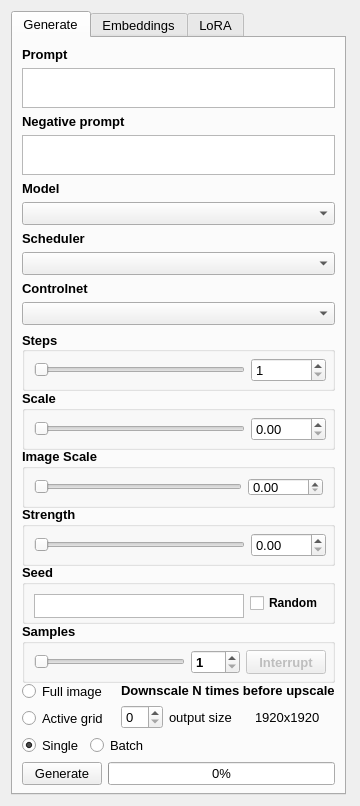
<?xml version="1.0" encoding="UTF-8"?>
<ui version="4.0">
 <class>Form</class>
 <widget class="QWidget" name="Form">
  <property name="geometry">
   <rect>
    <x>0</x>
    <y>0</y>
    <width>360</width>
    <height>806</height>
   </rect>
  </property>
  <property name="sizePolicy">
   <sizepolicy hsizetype="Preferred" vsizetype="Preferred">
    <horstretch>0</horstretch>
    <verstretch>0</verstretch>
   </sizepolicy>
  </property>
  <property name="minimumSize">
   <size>
    <width>360</width>
    <height>0</height>
   </size>
  </property>
  <property name="windowTitle">
   <string>Form</string>
  </property>
  <property name="layoutDirection">
   <enum>Qt::LeftToRight</enum>
  </property>
  <layout class="QGridLayout" name="gridLayout_7">
   <property name="rightMargin">
    <number>14</number>
   </property>
   <item row="0" column="1">
    <widget class="QTabWidget" name="PromptTabsSection">
     <property name="enabled">
      <bool>true</bool>
     </property>
     <property name="sizePolicy">
      <sizepolicy hsizetype="Expanding" vsizetype="MinimumExpanding">
       <horstretch>0</horstretch>
       <verstretch>0</verstretch>
      </sizepolicy>
     </property>
     <property name="minimumSize">
      <size>
       <width>0</width>
       <height>550</height>
      </size>
     </property>
     <property name="maximumSize">
      <size>
       <width>16777215</width>
       <height>16777215</height>
      </size>
     </property>
     <property name="font">
      <font>
       <pointsize>10</pointsize>
      </font>
     </property>
     <property name="acceptDrops">
      <bool>false</bool>
     </property>
     <property name="tabShape">
      <enum>QTabWidget::Rounded</enum>
     </property>
     <property name="currentIndex">
      <number>0</number>
     </property>
     <widget class="QWidget" name="PromptTab">
      <attribute name="title">
       <string>Generate</string>
      </attribute>
      <layout class="QGridLayout" name="gridLayout_3">
       <item row="0" column="0">
        <widget class="QLabel" name="label_4">
         <property name="font">
          <font>
           <pointsize>10</pointsize>
           <bold>true</bold>
          </font>
         </property>
         <property name="text">
          <string>Prompt</string>
         </property>
        </widget>
       </item>
       <item row="1" column="0">
        <widget class="QPlainTextEdit" name="prompt">
         <property name="sizePolicy">
          <sizepolicy hsizetype="Preferred" vsizetype="MinimumExpanding">
           <horstretch>0</horstretch>
           <verstretch>0</verstretch>
          </sizepolicy>
         </property>
         <property name="minimumSize">
          <size>
           <width>0</width>
           <height>40</height>
          </size>
         </property>
         <property name="maximumSize">
          <size>
           <width>16777215</width>
           <height>16777215</height>
          </size>
         </property>
         <property name="frameShadow">
          <enum>QFrame::Sunken</enum>
         </property>
        </widget>
       </item>
       <item row="2" column="0">
        <widget class="QLabel" name="label_5">
         <property name="font">
          <font>
           <pointsize>10</pointsize>
           <bold>true</bold>
          </font>
         </property>
         <property name="text">
          <string>Negative prompt</string>
         </property>
        </widget>
       </item>
       <item row="3" column="0">
        <widget class="QPlainTextEdit" name="negative_prompt">
         <property name="sizePolicy">
          <sizepolicy hsizetype="Expanding" vsizetype="MinimumExpanding">
           <horstretch>0</horstretch>
           <verstretch>0</verstretch>
          </sizepolicy>
         </property>
         <property name="minimumSize">
          <size>
           <width>0</width>
           <height>40</height>
          </size>
         </property>
         <property name="maximumSize">
          <size>
           <width>16777215</width>
           <height>16777215</height>
          </size>
         </property>
        </widget>
       </item>
       <item row="4" column="0">
        <layout class="QGridLayout" name="gridLayout_2">
         <item row="5" column="0">
          <widget class="QComboBox" name="controlnet_dropdown">
           <property name="font">
            <font>
             <pointsize>10</pointsize>
            </font>
           </property>
          </widget>
         </item>
         <item row="2" column="0">
          <widget class="QLabel" name="scheduler_label">
           <property name="font">
            <font>
             <pointsize>10</pointsize>
             <bold>true</bold>
            </font>
           </property>
           <property name="text">
            <string>Scheduler</string>
           </property>
          </widget>
         </item>
         <item row="12" column="0">
          <widget class="QGroupBox" name="groupBox_24">
           <property name="sizePolicy">
            <sizepolicy hsizetype="MinimumExpanding" vsizetype="Minimum">
             <horstretch>0</horstretch>
             <verstretch>0</verstretch>
            </sizepolicy>
           </property>
           <property name="minimumSize">
            <size>
             <width>0</width>
             <height>60</height>
            </size>
           </property>
           <property name="maximumSize">
            <size>
             <width>16777215</width>
             <height>16777215</height>
            </size>
           </property>
           <property name="font">
            <font>
             <pointsize>10</pointsize>
             <bold>true</bold>
            </font>
           </property>
           <property name="title">
            <string>Seed</string>
           </property>
           <layout class="QHBoxLayout" name="horizontalLayout_6">
            <property name="leftMargin">
             <number>9</number>
            </property>
            <property name="topMargin">
             <number>9</number>
            </property>
            <property name="rightMargin">
             <number>9</number>
            </property>
            <property name="bottomMargin">
             <number>9</number>
            </property>
            <item>
             <widget class="QTextEdit" name="seed">
              <property name="sizePolicy">
               <sizepolicy hsizetype="Expanding" vsizetype="Maximum">
                <horstretch>0</horstretch>
                <verstretch>0</verstretch>
               </sizepolicy>
              </property>
              <property name="minimumSize">
               <size>
                <width>0</width>
                <height>24</height>
               </size>
              </property>
              <property name="maximumSize">
               <size>
                <width>16777215</width>
                <height>24</height>
               </size>
              </property>
              <property name="font">
               <font>
                <pointsize>9</pointsize>
                <bold>true</bold>
               </font>
              </property>
             </widget>
            </item>
            <item>
             <widget class="QCheckBox" name="random_checkbox">
              <property name="sizePolicy">
               <sizepolicy hsizetype="Minimum" vsizetype="Preferred">
                <horstretch>0</horstretch>
                <verstretch>0</verstretch>
               </sizepolicy>
              </property>
              <property name="font">
               <font>
                <pointsize>9</pointsize>
                <bold>true</bold>
               </font>
              </property>
              <property name="text">
               <string>Random</string>
              </property>
             </widget>
            </item>
           </layout>
          </widget>
         </item>
         <item row="4" column="0">
          <widget class="QLabel" name="controlnet_label">
           <property name="font">
            <font>
             <pointsize>10</pointsize>
             <bold>true</bold>
            </font>
           </property>
           <property name="text">
            <string>Controlnet</string>
           </property>
          </widget>
         </item>
         <item row="16" column="0">
          <layout class="QGridLayout" name="downscale_settings">
           <item row="1" column="0">
            <layout class="QVBoxLayout" name="downscale_settings_radiobuttons">
             <item>
              <widget class="QRadioButton" name="full_image_radiobutton">
               <property name="font">
                <font>
                 <pointsize>10</pointsize>
                </font>
               </property>
               <property name="text">
                <string>Full image</string>
               </property>
              </widget>
             </item>
             <item>
              <widget class="QRadioButton" name="active_grid_radiobutton">
               <property name="font">
                <font>
                 <pointsize>10</pointsize>
                </font>
               </property>
               <property name="text">
                <string>Active grid</string>
               </property>
              </widget>
             </item>
            </layout>
           </item>
           <item row="1" column="1">
            <layout class="QVBoxLayout" name="downscale_settings_sizes">
             <item>
              <widget class="QLabel" name="downscale_label">
               <property name="font">
                <font>
                 <pointsize>10</pointsize>
                 <bold>true</bold>
                </font>
               </property>
               <property name="text">
                <string>Downscale N times before upscale</string>
               </property>
              </widget>
             </item>
             <item>
              <layout class="QHBoxLayout" name="downscale_amount_container">
               <item>
                <widget class="QSpinBox" name="downscale_spinbox">
                 <property name="sizePolicy">
                  <sizepolicy hsizetype="Maximum" vsizetype="Fixed">
                   <horstretch>0</horstretch>
                   <verstretch>0</verstretch>
                  </sizepolicy>
                 </property>
                 <property name="maximum">
                  <number>12</number>
                 </property>
                </widget>
               </item>
               <item>
                <widget class="QLabel" name="final_size_label">
                 <property name="font">
                  <font>
                   <pointsize>10</pointsize>
                   <bold>false</bold>
                  </font>
                 </property>
                 <property name="text">
                  <string>output size</string>
                 </property>
                </widget>
               </item>
               <item>
                <widget class="QLabel" name="final_size">
                 <property name="font">
                  <font>
                   <pointsize>10</pointsize>
                  </font>
                 </property>
                 <property name="text">
                  <string>1920x1920</string>
                 </property>
                </widget>
               </item>
              </layout>
             </item>
            </layout>
           </item>
          </layout>
         </item>
         <item row="17" column="0">
          <layout class="QFormLayout" name="formLayout_6">
           <item row="0" column="0">
            <widget class="QRadioButton" name="to_canvas_radio">
             <property name="font">
              <font>
               <pointsize>10</pointsize>
              </font>
             </property>
             <property name="text">
              <string>Single</string>
             </property>
             <property name="checked">
              <bool>true</bool>
             </property>
            </widget>
           </item>
           <item row="0" column="1">
            <widget class="QRadioButton" name="deterministic_radio">
             <property name="font">
              <font>
               <pointsize>10</pointsize>
              </font>
             </property>
             <property name="text">
              <string>Batch</string>
             </property>
            </widget>
           </item>
           <item row="1" column="0" colspan="2">
            <layout class="QHBoxLayout" name="horizontalLayout_3">
             <property name="spacing">
              <number>6</number>
             </property>
             <item>
              <widget class="QPushButton" name="generate">
               <property name="sizePolicy">
                <sizepolicy hsizetype="Minimum" vsizetype="Preferred">
                 <horstretch>0</horstretch>
                 <verstretch>0</verstretch>
                </sizepolicy>
               </property>
               <property name="font">
                <font>
                 <pointsize>10</pointsize>
                </font>
               </property>
               <property name="text">
                <string>Generate</string>
               </property>
              </widget>
             </item>
             <item>
              <widget class="QProgressBar" name="progressBar">
               <property name="sizePolicy">
                <sizepolicy hsizetype="Expanding" vsizetype="Preferred">
                 <horstretch>0</horstretch>
                 <verstretch>0</verstretch>
                </sizepolicy>
               </property>
               <property name="maximumSize">
                <size>
                 <width>16777215</width>
                 <height>25</height>
                </size>
               </property>
               <property name="font">
                <font>
                 <pointsize>10</pointsize>
                </font>
               </property>
               <property name="value">
                <number>0</number>
               </property>
              </widget>
             </item>
            </layout>
           </item>
          </layout>
         </item>
         <item row="6" column="0">
          <widget class="QGroupBox" name="groupBox_21">
           <property name="sizePolicy">
            <sizepolicy hsizetype="MinimumExpanding" vsizetype="Minimum">
             <horstretch>0</horstretch>
             <verstretch>0</verstretch>
            </sizepolicy>
           </property>
           <property name="minimumSize">
            <size>
             <width>0</width>
             <height>60</height>
            </size>
           </property>
           <property name="maximumSize">
            <size>
             <width>16777215</width>
             <height>16777215</height>
            </size>
           </property>
           <property name="font">
            <font>
             <pointsize>10</pointsize>
             <bold>true</bold>
            </font>
           </property>
           <property name="title">
            <string>Steps</string>
           </property>
           <property name="alignment">
            <set>Qt::AlignLeading|Qt::AlignLeft|Qt::AlignVCenter</set>
           </property>
           <layout class="QHBoxLayout" name="horizontalLayout_7">
            <property name="leftMargin">
             <number>9</number>
            </property>
            <property name="topMargin">
             <number>6</number>
            </property>
            <property name="rightMargin">
             <number>6</number>
            </property>
            <property name="bottomMargin">
             <number>6</number>
            </property>
            <item>
             <widget class="QSlider" name="steps_slider">
              <property name="sizePolicy">
               <sizepolicy hsizetype="MinimumExpanding" vsizetype="Preferred">
                <horstretch>0</horstretch>
                <verstretch>0</verstretch>
               </sizepolicy>
              </property>
              <property name="minimumSize">
               <size>
                <width>0</width>
                <height>0</height>
               </size>
              </property>
              <property name="minimum">
               <number>1</number>
              </property>
              <property name="maximum">
               <number>200</number>
              </property>
              <property name="orientation">
               <enum>Qt::Horizontal</enum>
              </property>
             </widget>
            </item>
            <item>
             <widget class="QSpinBox" name="steps_spinbox">
              <property name="sizePolicy">
               <sizepolicy hsizetype="MinimumExpanding" vsizetype="Maximum">
                <horstretch>0</horstretch>
                <verstretch>0</verstretch>
               </sizepolicy>
              </property>
              <property name="minimumSize">
               <size>
                <width>75</width>
                <height>14</height>
               </size>
              </property>
              <property name="maximumSize">
               <size>
                <width>75</width>
                <height>24</height>
               </size>
              </property>
              <property name="font">
               <font>
                <pointsize>10</pointsize>
                <bold>false</bold>
               </font>
              </property>
              <property name="minimum">
               <number>1</number>
              </property>
              <property name="maximum">
               <number>200</number>
              </property>
             </widget>
            </item>
           </layout>
          </widget>
         </item>
         <item row="11" column="0">
          <widget class="QGroupBox" name="strength">
           <property name="sizePolicy">
            <sizepolicy hsizetype="MinimumExpanding" vsizetype="Minimum">
             <horstretch>0</horstretch>
             <verstretch>0</verstretch>
            </sizepolicy>
           </property>
           <property name="minimumSize">
            <size>
             <width>0</width>
             <height>60</height>
            </size>
           </property>
           <property name="maximumSize">
            <size>
             <width>16777215</width>
             <height>16777215</height>
            </size>
           </property>
           <property name="font">
            <font>
             <pointsize>10</pointsize>
             <bold>true</bold>
            </font>
           </property>
           <property name="title">
            <string>Strength</string>
           </property>
           <layout class="QHBoxLayout" name="horizontalLayout_2">
            <property name="leftMargin">
             <number>9</number>
            </property>
            <property name="topMargin">
             <number>6</number>
            </property>
            <property name="rightMargin">
             <number>6</number>
            </property>
            <property name="bottomMargin">
             <number>6</number>
            </property>
            <item>
             <widget class="QSlider" name="strength_slider">
              <property name="sizePolicy">
               <sizepolicy hsizetype="Preferred" vsizetype="Preferred">
                <horstretch>0</horstretch>
                <verstretch>0</verstretch>
               </sizepolicy>
              </property>
              <property name="minimumSize">
               <size>
                <width>0</width>
                <height>0</height>
               </size>
              </property>
              <property name="maximum">
               <number>100</number>
              </property>
              <property name="orientation">
               <enum>Qt::Horizontal</enum>
              </property>
             </widget>
            </item>
            <item>
             <widget class="QDoubleSpinBox" name="strength_spinbox">
              <property name="sizePolicy">
               <sizepolicy hsizetype="Maximum" vsizetype="Maximum">
                <horstretch>0</horstretch>
                <verstretch>0</verstretch>
               </sizepolicy>
              </property>
              <property name="minimumSize">
               <size>
                <width>75</width>
                <height>14</height>
               </size>
              </property>
              <property name="maximumSize">
               <size>
                <width>16777215</width>
                <height>24</height>
               </size>
              </property>
              <property name="font">
               <font>
                <pointsize>10</pointsize>
                <bold>false</bold>
               </font>
              </property>
              <property name="alignment">
               <set>Qt::AlignLeading|Qt::AlignLeft|Qt::AlignVCenter</set>
              </property>
              <property name="maximum">
               <double>100.000000000000000</double>
              </property>
              <property name="singleStep">
               <double>0.010000000000000</double>
              </property>
             </widget>
            </item>
           </layout>
          </widget>
         </item>
         <item row="13" column="0">
          <widget class="QGroupBox" name="samples_groupbox">
           <property name="sizePolicy">
            <sizepolicy hsizetype="MinimumExpanding" vsizetype="Minimum">
             <horstretch>0</horstretch>
             <verstretch>0</verstretch>
            </sizepolicy>
           </property>
           <property name="minimumSize">
            <size>
             <width>0</width>
             <height>60</height>
            </size>
           </property>
           <property name="maximumSize">
            <size>
             <width>16777215</width>
             <height>16777215</height>
            </size>
           </property>
           <property name="font">
            <font>
             <pointsize>10</pointsize>
             <bold>true</bold>
            </font>
           </property>
           <property name="title">
            <string>Samples</string>
           </property>
           <layout class="QHBoxLayout" name="horizontalLayout">
            <property name="leftMargin">
             <number>9</number>
            </property>
            <property name="topMargin">
             <number>6</number>
            </property>
            <property name="rightMargin">
             <number>6</number>
            </property>
            <property name="bottomMargin">
             <number>6</number>
            </property>
            <item>
             <widget class="QSlider" name="samples_slider">
              <property name="sizePolicy">
               <sizepolicy hsizetype="Expanding" vsizetype="Preferred">
                <horstretch>0</horstretch>
                <verstretch>0</verstretch>
               </sizepolicy>
              </property>
              <property name="minimum">
               <number>1</number>
              </property>
              <property name="maximum">
               <number>200</number>
              </property>
              <property name="orientation">
               <enum>Qt::Horizontal</enum>
              </property>
             </widget>
            </item>
            <item>
             <widget class="QSpinBox" name="samples_spinbox">
              <property name="sizePolicy">
               <sizepolicy hsizetype="Minimum" vsizetype="Maximum">
                <horstretch>0</horstretch>
                <verstretch>0</verstretch>
               </sizepolicy>
              </property>
              <property name="minimumSize">
               <size>
                <width>0</width>
                <height>24</height>
               </size>
              </property>
              <property name="maximumSize">
               <size>
                <width>16777215</width>
                <height>24</height>
               </size>
              </property>
              <property name="minimum">
               <number>1</number>
              </property>
              <property name="maximum">
               <number>200</number>
              </property>
             </widget>
            </item>
            <item>
             <widget class="QPushButton" name="interrupt_button">
              <property name="enabled">
               <bool>false</bool>
              </property>
              <property name="sizePolicy">
               <sizepolicy hsizetype="Minimum" vsizetype="Maximum">
                <horstretch>0</horstretch>
                <verstretch>0</verstretch>
               </sizepolicy>
              </property>
              <property name="minimumSize">
               <size>
                <width>0</width>
                <height>24</height>
               </size>
              </property>
              <property name="maximumSize">
               <size>
                <width>16777215</width>
                <height>24</height>
               </size>
              </property>
              <property name="text">
               <string>Interrupt</string>
              </property>
             </widget>
            </item>
           </layout>
          </widget>
         </item>
         <item row="9" column="0">
          <widget class="QGroupBox" name="scale_box">
           <property name="sizePolicy">
            <sizepolicy hsizetype="MinimumExpanding" vsizetype="Minimum">
             <horstretch>0</horstretch>
             <verstretch>0</verstretch>
            </sizepolicy>
           </property>
           <property name="minimumSize">
            <size>
             <width>0</width>
             <height>60</height>
            </size>
           </property>
           <property name="maximumSize">
            <size>
             <width>16777215</width>
             <height>16777215</height>
            </size>
           </property>
           <property name="font">
            <font>
             <pointsize>10</pointsize>
             <bold>true</bold>
            </font>
           </property>
           <property name="title">
            <string>Scale</string>
           </property>
           <property name="flat">
            <bool>false</bool>
           </property>
           <property name="checkable">
            <bool>false</bool>
           </property>
           <layout class="QHBoxLayout" name="horizontalLayout_5">
            <property name="spacing">
             <number>6</number>
            </property>
            <property name="leftMargin">
             <number>9</number>
            </property>
            <property name="topMargin">
             <number>6</number>
            </property>
            <property name="rightMargin">
             <number>6</number>
            </property>
            <property name="bottomMargin">
             <number>6</number>
            </property>
            <item>
             <widget class="QSlider" name="scale_slider">
              <property name="sizePolicy">
               <sizepolicy hsizetype="MinimumExpanding" vsizetype="Preferred">
                <horstretch>0</horstretch>
                <verstretch>0</verstretch>
               </sizepolicy>
              </property>
              <property name="minimumSize">
               <size>
                <width>0</width>
                <height>0</height>
               </size>
              </property>
              <property name="maximum">
               <number>10000</number>
              </property>
              <property name="orientation">
               <enum>Qt::Horizontal</enum>
              </property>
             </widget>
            </item>
            <item>
             <widget class="QDoubleSpinBox" name="scale_spinbox">
              <property name="sizePolicy">
               <sizepolicy hsizetype="Maximum" vsizetype="Maximum">
                <horstretch>0</horstretch>
                <verstretch>0</verstretch>
               </sizepolicy>
              </property>
              <property name="minimumSize">
               <size>
                <width>75</width>
                <height>14</height>
               </size>
              </property>
              <property name="maximumSize">
               <size>
                <width>75</width>
                <height>24</height>
               </size>
              </property>
              <property name="font">
               <font>
                <pointsize>10</pointsize>
                <bold>false</bold>
               </font>
              </property>
              <property name="maximum">
               <double>100.000000000000000</double>
              </property>
              <property name="singleStep">
               <double>0.010000000000000</double>
              </property>
             </widget>
            </item>
           </layout>
          </widget>
         </item>
         <item row="1" column="0">
          <widget class="QComboBox" name="model_dropdown">
           <property name="sizePolicy">
            <sizepolicy hsizetype="Preferred" vsizetype="Preferred">
             <horstretch>0</horstretch>
             <verstretch>0</verstretch>
            </sizepolicy>
           </property>
           <property name="maximumSize">
            <size>
             <width>16777215</width>
             <height>25</height>
            </size>
           </property>
           <property name="font">
            <font>
             <pointsize>10</pointsize>
            </font>
           </property>
          </widget>
         </item>
         <item row="0" column="0">
          <widget class="QLabel" name="label">
           <property name="font">
            <font>
             <pointsize>10</pointsize>
             <bold>true</bold>
            </font>
           </property>
           <property name="text">
            <string>Model</string>
           </property>
          </widget>
         </item>
         <item row="3" column="0">
          <widget class="QComboBox" name="scheduler_dropdown">
           <property name="sizePolicy">
            <sizepolicy hsizetype="Preferred" vsizetype="Preferred">
             <horstretch>0</horstretch>
             <verstretch>0</verstretch>
            </sizepolicy>
           </property>
           <property name="maximumSize">
            <size>
             <width>16777215</width>
             <height>25</height>
            </size>
           </property>
           <property name="font">
            <font>
             <pointsize>10</pointsize>
            </font>
           </property>
          </widget>
         </item>
         <item row="10" column="0">
          <widget class="QGroupBox" name="image_scale_box">
           <property name="sizePolicy">
            <sizepolicy hsizetype="MinimumExpanding" vsizetype="Minimum">
             <horstretch>0</horstretch>
             <verstretch>0</verstretch>
            </sizepolicy>
           </property>
           <property name="minimumSize">
            <size>
             <width>0</width>
             <height>60</height>
            </size>
           </property>
           <property name="maximumSize">
            <size>
             <width>16777215</width>
             <height>16777215</height>
            </size>
           </property>
           <property name="font">
            <font>
             <pointsize>10</pointsize>
             <bold>true</bold>
            </font>
           </property>
           <property name="title">
            <string>Image Scale</string>
           </property>
           <layout class="QHBoxLayout" name="horizontalLayout_4">
            <property name="leftMargin">
             <number>9</number>
            </property>
            <property name="topMargin">
             <number>9</number>
            </property>
            <property name="rightMargin">
             <number>9</number>
            </property>
            <property name="bottomMargin">
             <number>9</number>
            </property>
            <item>
             <widget class="QSlider" name="image_scale_slider">
              <property name="sizePolicy">
               <sizepolicy hsizetype="MinimumExpanding" vsizetype="Preferred">
                <horstretch>0</horstretch>
                <verstretch>0</verstretch>
               </sizepolicy>
              </property>
              <property name="minimumSize">
               <size>
                <width>0</width>
                <height>0</height>
               </size>
              </property>
              <property name="maximum">
               <number>10000</number>
              </property>
              <property name="orientation">
               <enum>Qt::Horizontal</enum>
              </property>
             </widget>
            </item>
            <item>
             <widget class="QDoubleSpinBox" name="image_scale_spinbox">
              <property name="sizePolicy">
               <sizepolicy hsizetype="Maximum" vsizetype="Maximum">
                <horstretch>0</horstretch>
                <verstretch>0</verstretch>
               </sizepolicy>
              </property>
              <property name="minimumSize">
               <size>
                <width>75</width>
                <height>14</height>
               </size>
              </property>
              <property name="maximumSize">
               <size>
                <width>16777215</width>
                <height>24</height>
               </size>
              </property>
              <property name="font">
               <font>
                <pointsize>10</pointsize>
                <bold>false</bold>
               </font>
              </property>
              <property name="maximum">
               <double>100.000000000000000</double>
              </property>
              <property name="singleStep">
               <double>0.010000000000000</double>
              </property>
             </widget>
            </item>
           </layout>
          </widget>
         </item>
        </layout>
       </item>
      </layout>
     </widget>
     <widget class="QWidget" name="tab">
      <attribute name="title">
       <string>Embeddings</string>
      </attribute>
      <layout class="QGridLayout" name="gridLayout_6">
       <item row="0" column="0">
        <widget class="QLabel" name="label_3">
         <property name="font">
          <font>
           <pointsize>9</pointsize>
          </font>
         </property>
         <property name="text">
          <string>Available embeddings</string>
         </property>
        </widget>
       </item>
       <item row="1" column="0">
        <widget class="QScrollArea" name="embeddings">
         <property name="sizePolicy">
          <sizepolicy hsizetype="Expanding" vsizetype="MinimumExpanding">
           <horstretch>0</horstretch>
           <verstretch>0</verstretch>
          </sizepolicy>
         </property>
         <property name="minimumSize">
          <size>
           <width>0</width>
           <height>50</height>
          </size>
         </property>
         <property name="widgetResizable">
          <bool>true</bool>
         </property>
         <widget class="QWidget" name="scrollAreaWidgetContents">
          <property name="geometry">
           <rect>
            <x>0</x>
            <y>0</y>
            <width>313</width>
            <height>720</height>
           </rect>
          </property>
          <layout class="QVBoxLayout" name="verticalLayout"/>
         </widget>
        </widget>
       </item>
      </layout>
     </widget>
     <widget class="QWidget" name="lora_tab">
      <attribute name="title">
       <string>LoRA</string>
      </attribute>
      <layout class="QGridLayout" name="gridLayout">
       <item row="1" column="0">
        <widget class="QScrollArea" name="lora_scroll_area">
         <property name="widgetResizable">
          <bool>true</bool>
         </property>
         <widget class="QWidget" name="scrollAreaWidgetContents_2">
          <property name="geometry">
           <rect>
            <x>0</x>
            <y>0</y>
            <width>313</width>
            <height>713</height>
           </rect>
          </property>
         </widget>
        </widget>
       </item>
       <item row="0" column="0">
        <widget class="QCheckBox" name="toggleAllLora">
         <property name="text">
          <string>Toggle all</string>
         </property>
         <property name="checked">
          <bool>false</bool>
         </property>
         <property name="tristate">
          <bool>false</bool>
         </property>
        </widget>
       </item>
      </layout>
     </widget>
    </widget>
   </item>
  </layout>
 </widget>
 <resources/>
 <connections/>
</ui>
